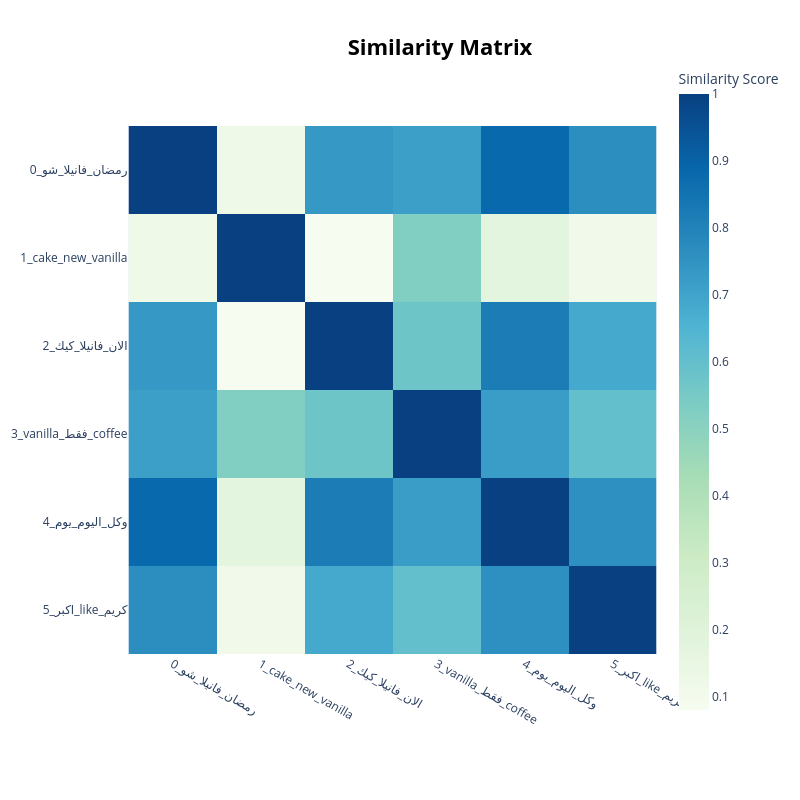

Notebook cell for this chart:
### Code cell
topic_model.visualize_barchart(top_n_topics=2)
topic_model.visualize_hierarchy()
topic_model.visualize_heatmap()

### Figure 1 — Plotly figure (JSON) as saved in the notebook; plotly's stock layout.template omitted (floating-point values rounded to 4 significant figures)
{"data": [{"coloraxis": "coloraxis", "hovertemplate": "x: %{x}<br>y: %{y}<br>Similarity Score: %{z}<extra></extra>", "name": "0", "type": "heatmap", "x": ["0_رمضان_فانيلا_شو", "1_cake_new_vanilla", "2_الان_فانيلا_كيك", "3_vanilla_فقط_coffee", "4_وكل_اليوم_يوم", "5_اكبر_like_كريم"], "xaxis": "x", "y": ["0_رمضان_فانيلا_شو", "1_cake_new_vanilla", "2_الان_فانيلا_كيك", "3_vanilla_فقط_coffee", "4_وكل_اليوم_يوم", "5_اكبر_like_كريم"], "yaxis": "y", "z": [[1.0, 0.1219, 0.7339, 0.7129, 0.881, 0.7669], [0.1219, 1.0, 0.08034, 0.5247, 0.1743, 0.1113], [0.7339, 0.08034, 1.0, 0.5729, 0.8224, 0.685], [0.7129, 0.5247, 0.5729, 1.0, 0.7202, 0.6021], [0.881, 0.1743, 0.8224, 0.7202, 1.0, 0.7592], [0.7669, 0.1113, 0.685, 0.6021, 0.7592, 1.0]]}], "layout": {"coloraxis": {"colorbar": {"title": {"text": "Similarity Score"}}, "colorscale": [[0, "rgb(247,252,240)"], [0.125, "rgb(224,243,219)"], [0.25, "rgb(204,235,197)"], [0.375, "rgb(168,221,181)"], [0.5, "rgb(123,204,196)"], [0.625, "rgb(78,179,211)"], [0.75, "rgb(43,140,190)"], [0.875, "rgb(8,104,172)"], [1, "rgb(8,64,129)"]]}, "height": 800, "hoverlabel": {"bgcolor": "white", "font": {"family": "Rockwell", "size": 16}}, "legend": {"title": {"text": "Trend"}}, "margin": {"t": 60}, "showlegend": true, "title": {"font": {"color": "Black", "size": 22}, "text": "<b>Similarity Matrix</b>", "x": 0.55, "xanchor": "center", "y": 0.95, "yanchor": "top"}, "width": 800, "xaxis": {"anchor": "y", "constrain": "domain", "domain": [0, 1], "scaleanchor": "y"}, "yaxis": {"anchor": "x", "autorange": "reversed", "constrain": "domain", "domain": [0, 1]}}}
